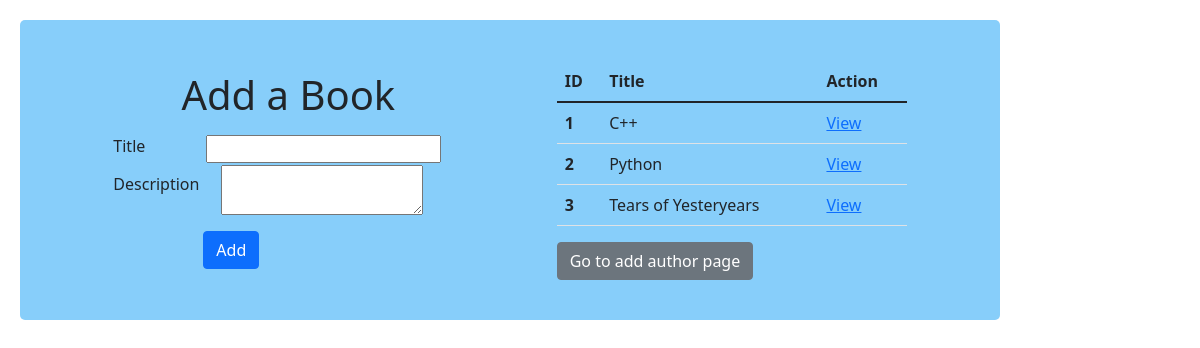
The page / on the database its author committed.
### books_authors_templates_app/models.py (models this page shows, shortened)
class Book(models.Model):
    title = models.CharField(max_length=255)
    desc=models.TextField()
    created_at=models.DateTimeField(auto_now_add=True)
    updated_at=models.DateTimeField(auto_now=True)

### books_authors_templates_app/views.py (the view)
# urls.py: path('', views.index),
def index(request):
    context = {
        'books':Book.objects.all(),
        'authors':Author.objects.all()
    }
    return render(request, "index.html", context)

### books_authors_templates_app/templates/index.html (shortened to what this page needs)
<!DOCTYPE html>
<html lang="en">
<head>
    {% load static %}
    <link href="https://cdn.jsdelivr.net/npm/bootstrap@5.1.3/dist/css/bootstrap.min.css" rel="stylesheet">
    <link rel="stylesheet" href="{% static 'css/style.css'%}">
</head>
<body>
    <div id="wrapper">
        <div id="left-chunk">
            <h1>Add a Book</h1>
            <form action="/createBook" method='POST'>
                <div class="input-area">
                    <div id="entry-area">
                        <div class="input-group form-group row">
                            <label for="book_title" class="col-sm-2 col-form-label">Title</label>
                            <div class="col-sm-10">
                                <input type="text" name="book_title" id="book_title">
                            </div>
                        </div>
                        <div class="input-group form-group row">
                            <label for="book_desc" class="col-sm-2 col-form-label">Description</label>
                            <div class="col-sm-10" id="txt-area-shift">
                                <textarea type="text" name="book_desc" id="book_desc"></textarea>
                            </div>
                        </div>
                    </div>
                    <button class="btn-primary btn float-start btn-pos-adj">Add</button>
                </div>
            </form>
        </div>
        <div id="right-chunk">
            <table class="table">
                <thead class="thead-light">
                    <tr>
                        <th scope="col">ID</th>
                        <th scope="col">Title</th>
                        <th scope="col">Action</th>
                    </tr>
                </thead>
                <tbody>
                    {% for book in books %}
                    <tr>
                        <th scope="row">{{book.id}}</th>
                        <td>{{book.title}}</td>
                        <td><a href="/view-book/{{book.id}}">View</a></td>
                    </tr>
                    {% endfor %}
                </tbody>
            </table>
            <a href="/addAuthor" class="btn btn-secondary">Go to add author page</a>
        </div>
    </div>
</body>
</html>

### books_authors_templates_app/static/css/style.css (style rules this page uses)
* { box-sizing: border-box; margin: 0; padding: 0; }
#wrapper { width: 980px; min-height: 300px; margin: 20px 0 0 20px; padding: 20px 0 20px 0; border-radius: 5px; display: flex; justify-content: space-evenly; align-items: center; background-color: lightskyblue; }
#left-chunk { width: 350px; display: flex; flex-direction: column; align-items: center; }
#entry-area { display: block; }
.input-group input { margin:8px 0 0 35px; }
.btn-pos-adj { margin: 10px 0 0 90px; }
#txt-area-shift textarea { margin: 0 0 0 50px; }
#right-chunk { width: 350px; }

### rows shown on the page
Book: id "1", title "C++"
Book: id "2", title "Python"
Book: id "3", title "Tears of Yesteryears"
